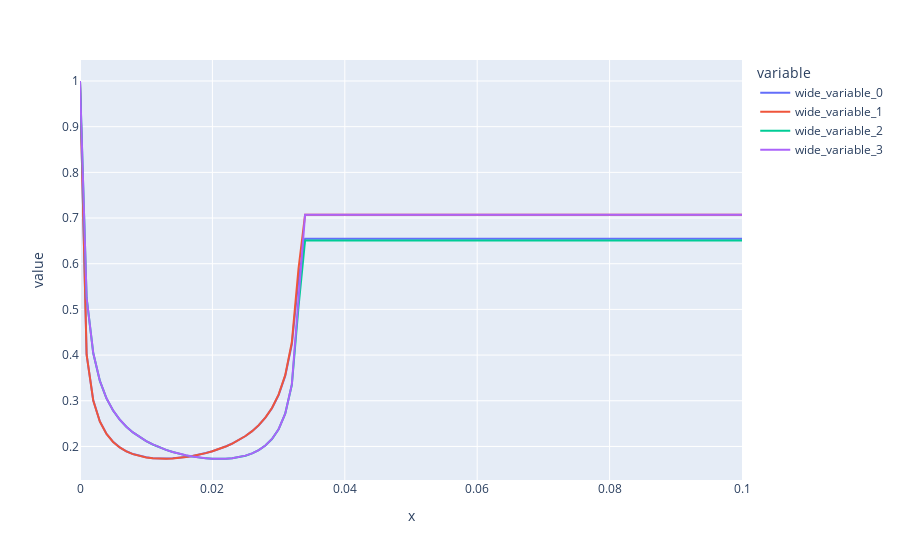

Here is the notebook cell this chart was saved with:
### Markdown cell above
Check Jarsynski relation

### Code cell
px.line(x=times2, y=[np.average(np.exp(-work1),axis=0),np.sqrt(ks1[0]/ks1), np.average(np.exp(-work2),axis=0),np.sqrt(ks2[0]/ks2)])
